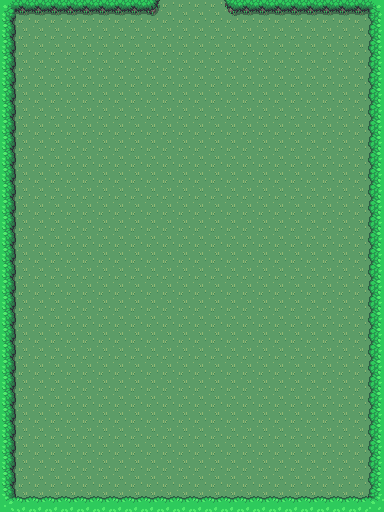

Tiled map render using the project's own tile images. Description and the whole map definition, tile-layer contents included, below:
An orthogonal 24x32 tile map with 16x16 px tiles, 4 tile layers (ground, roads, fence, decor) and 1 object.

<map version="1.10" tiledversion="1.11.2" orientation="orthogonal" renderorder="right-down" width="24" height="32" tilewidth="16" tileheight="16" infinite="0" nextlayerid="6" nextobjectid="2">
 <editorsettings>
  <chunksize width="32" height="32" />
 </editorsettings>
 <tileset firstgid="1" source="../Tilesets/kelias.tsx" />
 <layer id="1" name="ground" width="24" height="32">
  <data encoding="csv">
1,1,1,1,1,1,1,1,1,1,1,1,1,1,1,1,1,1,1,1,1,1,1,1,
1,1,1,1,1,1,1,1,1,1,1,1,1,1,1,1,1,1,1,1,1,1,1,1,
1,1,1,1,1,1,1,1,1,1,1,1,1,1,1,1,1,1,1,1,1,1,1,1,
1,1,1,1,1,1,1,1,1,1,1,1,1,1,1,1,1,1,1,1,1,1,1,1,
1,1,1,1,1,1,1,1,1,1,1,1,1,1,1,1,1,1,1,1,1,1,1,1,
1,1,1,1,1,1,1,1,1,1,1,1,1,1,1,1,1,1,1,1,1,1,1,1,
1,1,1,1,1,1,1,1,1,1,1,1,1,1,1,1,1,1,1,1,1,1,1,1,
1,1,1,1,1,1,1,1,1,1,1,1,1,1,1,1,1,1,1,1,1,1,1,1,
1,1,1,1,1,1,1,1,1,1,1,1,1,1,1,1,1,1,1,1,1,1,1,1,
1,1,1,1,1,1,1,1,1,1,1,1,1,1,1,1,1,1,1,1,1,1,1,1,
1,1,1,1,1,1,1,1,1,1,1,1,1,1,1,1,1,1,1,1,1,1,1,1,
1,1,1,1,1,1,1,1,1,1,1,1,1,1,1,1,1,1,1,1,1,1,1,1,
1,1,1,1,1,1,1,1,1,1,1,1,1,1,1,1,1,1,1,1,1,1,1,1,
1,1,1,1,1,1,1,1,1,1,1,1,1,1,1,1,1,1,1,1,1,1,1,1,
1,1,1,1,1,1,1,1,1,1,1,1,1,1,1,1,1,1,1,1,1,1,1,1,
1,1,1,1,1,1,1,1,1,1,1,1,1,1,1,1,1,1,1,1,1,1,1,1,
1,1,1,1,1,1,1,1,1,1,1,1,1,1,1,1,1,1,1,1,1,1,1,1,
1,1,1,1,1,1,1,1,1,1,1,1,1,1,1,1,1,1,1,1,1,1,1,1,
1,1,1,1,1,1,1,1,1,1,1,1,1,1,1,1,1,1,1,1,1,1,1,1,
1,1,1,1,1,1,1,1,1,1,1,1,1,1,1,1,1,1,1,1,1,1,1,1,
1,1,1,1,1,1,1,1,1,1,1,1,1,1,1,1,1,1,1,1,1,1,1,1,
1,1,1,1,1,1,1,1,1,1,1,1,1,1,1,1,1,1,1,1,1,1,1,1,
1,1,1,1,1,1,1,1,1,1,1,1,1,1,1,1,1,1,1,1,1,1,1,1,
1,1,1,1,1,1,1,1,1,1,1,1,1,1,1,1,1,1,1,1,1,1,1,1,
1,1,1,1,1,1,1,1,1,1,1,1,1,1,1,1,1,1,1,1,1,1,1,1,
1,1,1,1,1,1,1,1,1,1,1,1,1,1,1,1,1,1,1,1,1,1,1,1,
1,1,1,1,1,1,1,1,1,1,1,1,1,1,1,1,1,1,1,1,1,1,1,1,
1,1,1,1,1,1,1,1,1,1,1,1,1,1,1,1,1,1,1,1,1,1,1,1,
1,1,1,1,1,1,1,1,1,1,1,1,1,1,1,1,1,1,1,1,1,1,1,1,
1,1,1,1,1,1,1,1,1,1,1,1,1,1,1,1,1,1,1,1,1,1,1,1,
1,1,1,1,1,1,1,1,1,1,1,1,1,1,1,1,1,1,1,1,1,1,1,1,
1,1,1,1,1,1,1,1,1,1,1,1,1,1,1,1,1,1,1,1,1,1,1,1
</data>
 </layer>
 <layer id="2" name="roads" width="24" height="32">
  <data encoding="csv">
0,0,0,0,0,0,0,0,0,0,0,0,0,0,0,0,0,0,0,0,0,0,0,0,
0,0,0,0,0,0,0,0,0,0,0,0,0,0,0,0,0,0,0,0,0,0,0,0,
0,0,0,0,0,0,0,0,0,0,0,0,0,0,0,0,0,0,0,0,0,0,0,0,
0,0,0,0,0,0,0,0,0,0,0,0,0,0,0,0,0,0,0,0,0,0,0,0,
0,0,0,0,0,0,0,0,0,0,0,0,0,0,0,0,0,0,0,0,0,0,0,0,
0,0,0,0,0,0,0,0,0,0,0,0,0,0,0,0,0,0,0,0,0,0,0,0,
0,0,0,0,0,0,0,0,0,0,0,0,0,0,0,0,0,0,0,0,0,0,0,0,
0,0,0,0,0,0,0,0,0,0,0,0,0,0,0,0,0,0,0,0,0,0,0,0,
0,0,0,0,0,0,0,0,0,0,0,0,0,0,0,0,0,0,0,0,0,0,0,0,
0,0,0,0,0,0,0,0,0,0,0,0,0,0,0,0,0,0,0,0,0,0,0,0,
0,0,0,0,0,0,0,0,0,0,0,0,0,0,0,0,0,0,0,0,0,0,0,0,
0,0,0,0,0,0,0,0,0,0,0,0,0,0,0,0,0,0,0,0,0,0,0,0,
0,0,0,0,0,0,0,0,0,0,0,0,0,0,0,0,0,0,0,0,0,0,0,0,
0,0,0,0,0,0,0,0,0,0,0,0,0,0,0,0,0,0,0,0,0,0,0,0,
0,0,0,0,0,0,0,0,0,0,0,0,0,0,0,0,0,0,0,0,0,0,0,0,
0,0,0,0,0,0,0,0,0,0,0,0,0,0,0,0,0,0,0,0,0,0,0,0,
0,0,0,0,0,0,0,0,0,0,0,0,0,0,0,0,0,0,0,0,0,0,0,0,
0,0,0,0,0,0,0,0,0,0,0,0,0,0,0,0,0,0,0,0,0,0,0,0,
0,0,0,0,0,0,0,0,0,0,0,0,0,0,0,0,0,0,0,0,0,0,0,0,
0,0,0,0,0,0,0,0,0,0,0,0,0,0,0,0,0,0,0,0,0,0,0,0,
0,0,0,0,0,0,0,0,0,0,0,0,0,0,0,0,0,0,0,0,0,0,0,0,
0,0,0,0,0,0,0,0,0,0,0,0,0,0,0,0,0,0,0,0,0,0,0,0,
0,0,0,0,0,0,0,0,0,0,0,0,0,0,0,0,0,0,0,0,0,0,0,0,
0,0,0,0,0,0,0,0,0,0,0,0,0,0,0,0,0,0,0,0,0,0,0,0,
0,0,0,0,0,0,0,0,0,0,0,0,0,0,0,0,0,0,0,0,0,0,0,0,
0,0,0,0,0,0,0,0,0,0,0,0,0,0,0,0,0,0,0,0,0,0,0,0,
0,0,0,0,0,0,0,0,0,0,0,0,0,0,0,0,0,0,0,0,0,0,0,0,
0,0,0,0,0,0,0,0,0,0,0,0,0,0,0,0,0,0,0,0,0,0,0,0,
0,0,0,0,0,0,0,0,0,0,0,0,0,0,0,0,0,0,0,0,0,0,0,0,
0,0,0,0,0,0,0,0,0,0,0,0,0,0,0,0,0,0,0,0,0,0,0,0,
0,0,0,0,0,0,0,0,0,0,0,0,0,0,0,0,0,0,0,0,0,0,0,0,
0,0,0,0,0,0,0,0,0,0,0,0,0,0,0,0,0,0,0,0,0,0,0,0
</data>
 </layer>
 <layer id="3" name="fence" width="24" height="32">
  <data encoding="csv">
1221,1222,1222,1222,1222,1222,1222,1222,1222,1095,0,0,0,0,1094,1222,1222,1222,1222,1222,1222,1222,1222,1220,
1160,0,0,0,0,0,0,0,0,0,0,0,0,0,0,0,0,0,0,0,0,0,0,1159,
1160,0,0,0,0,0,0,0,0,0,0,0,0,0,0,0,0,0,0,0,0,0,0,1159,
1160,0,0,0,0,0,0,0,0,0,0,0,0,0,0,0,0,0,0,0,0,0,0,1159,
1160,0,0,0,0,0,0,0,0,0,0,0,0,0,0,0,0,0,0,0,0,0,0,1159,
1160,0,0,0,0,0,0,0,0,0,0,0,0,0,0,0,0,0,0,0,0,0,0,1159,
1160,0,0,0,0,0,0,0,0,0,0,0,0,0,0,0,0,0,0,0,0,0,0,1159,
1160,0,0,0,0,0,0,0,0,0,0,0,0,0,0,0,0,0,0,0,0,0,0,1159,
1160,0,0,0,0,0,0,0,0,0,0,0,0,0,0,0,0,0,0,0,0,0,0,1159,
1160,0,0,0,0,0,0,0,0,0,0,0,0,0,0,0,0,0,0,0,0,0,0,1159,
1160,0,0,0,0,0,0,0,0,0,0,0,0,0,0,0,0,0,0,0,0,0,0,1159,
1160,0,0,0,0,0,0,0,0,0,0,0,0,0,0,0,0,0,0,0,0,0,0,1159,
1160,0,0,0,0,0,0,0,0,0,0,0,0,0,0,0,0,0,0,0,0,0,0,1159,
1160,0,0,0,0,0,0,0,0,0,0,0,0,0,0,0,0,0,0,0,0,0,0,1159,
1160,0,0,0,0,0,0,0,0,0,0,0,0,0,0,0,0,0,0,0,0,0,0,1159,
1160,0,0,0,0,0,0,0,0,0,0,0,0,0,0,0,0,0,0,0,0,0,0,1159,
1160,0,0,0,0,0,0,0,0,0,0,0,0,0,0,0,0,0,0,0,0,0,0,1159,
1160,0,0,0,0,0,0,0,0,0,0,0,0,0,0,0,0,0,0,0,0,0,0,1159,
1160,0,0,0,0,0,0,0,0,0,0,0,0,0,0,0,0,0,0,0,0,0,0,1159,
1160,0,0,0,0,0,0,0,0,0,0,0,0,0,0,0,0,0,0,0,0,0,0,1159,
1160,0,0,0,0,0,0,0,0,0,0,0,0,0,0,0,0,0,0,0,0,0,0,1159,
1160,0,0,0,0,0,0,0,0,0,0,0,0,0,0,0,0,0,0,0,0,0,0,1159,
1160,0,0,0,0,0,0,0,0,0,0,0,0,0,0,0,0,0,0,0,0,0,0,1159,
1160,0,0,0,0,0,0,0,0,0,0,0,0,0,0,0,0,0,0,0,0,0,0,1159,
1160,0,0,0,0,0,0,0,0,0,0,0,0,0,0,0,0,0,0,0,0,0,0,1159,
1160,0,0,0,0,0,0,0,0,0,0,0,0,0,0,0,0,0,0,0,0,0,0,1159,
1160,0,0,0,0,0,0,0,0,0,0,0,0,0,0,0,0,0,0,0,0,0,0,1159,
1160,0,0,0,0,0,0,0,0,0,0,0,0,0,0,0,0,0,0,0,0,0,0,1159,
1160,0,0,0,0,0,0,0,0,0,0,0,0,0,0,0,0,0,0,0,0,0,0,1159,
1160,0,0,0,0,0,0,0,0,0,0,0,0,0,0,0,0,0,0,0,0,0,0,1159,
1160,0,0,0,0,0,0,0,0,0,0,0,0,0,0,0,0,0,0,0,0,0,0,1159,
1029,1158,1158,1158,1158,1158,1158,1158,1158,1158,1158,1158,1158,1158,1158,1158,1158,1158,1158,1158,1158,1158,1158,1028
</data>
 </layer>
 <layer id="4" name="decor" width="24" height="32">
  <data encoding="csv">
0,0,0,0,0,0,0,0,0,0,0,0,0,0,0,0,0,0,0,0,0,0,0,0,
0,0,0,0,0,0,0,0,0,0,0,0,0,0,0,0,0,0,0,0,0,0,0,0,
0,0,0,0,0,0,0,0,0,0,0,0,0,0,0,0,0,0,0,0,0,0,0,0,
0,0,0,0,0,0,0,0,0,0,0,0,0,0,0,0,0,0,0,0,0,0,0,0,
0,0,0,0,0,0,0,0,0,0,0,0,0,0,0,0,0,0,0,0,0,0,0,0,
0,0,0,0,0,0,0,0,0,0,0,0,0,0,0,0,0,0,0,0,0,0,0,0,
0,0,0,0,0,0,0,0,0,0,0,0,0,0,0,0,0,0,0,0,0,0,0,0,
0,0,0,0,0,0,0,0,0,0,0,0,0,0,0,0,0,0,0,0,0,0,0,0,
0,0,0,0,0,0,0,0,0,0,0,0,0,0,0,0,0,0,0,0,0,0,0,0,
0,0,0,0,0,0,0,0,0,0,0,0,0,0,0,0,0,0,0,0,0,0,0,0,
0,0,0,0,0,0,0,0,0,0,0,0,0,0,0,0,0,0,0,0,0,0,0,0,
0,0,0,0,0,0,0,0,0,0,0,0,0,0,0,0,0,0,0,0,0,0,0,0,
0,0,0,0,0,0,0,0,0,0,0,0,0,0,0,0,0,0,0,0,0,0,0,0,
0,0,0,0,0,0,0,0,0,0,0,0,0,0,0,0,0,0,0,0,0,0,0,0,
0,0,0,0,0,0,0,0,0,0,0,0,0,0,0,0,0,0,0,0,0,0,0,0,
0,0,0,0,0,0,0,0,0,0,0,0,0,0,0,0,0,0,0,0,0,0,0,0,
0,0,0,0,0,0,0,0,0,0,0,0,0,0,0,0,0,0,0,0,0,0,0,0,
0,0,0,0,0,0,0,0,0,0,0,0,0,0,0,0,0,0,0,0,0,0,0,0,
0,0,0,0,0,0,0,0,0,0,0,0,0,0,0,0,0,0,0,0,0,0,0,0,
0,0,0,0,0,0,0,0,0,0,0,0,0,0,0,0,0,0,0,0,0,0,0,0,
0,0,0,0,0,0,0,0,0,0,0,0,0,0,0,0,0,0,0,0,0,0,0,0,
0,0,0,0,0,0,0,0,0,0,0,0,0,0,0,0,0,0,0,0,0,0,0,0,
0,0,0,0,0,0,0,0,0,0,0,0,0,0,0,0,0,0,0,0,0,0,0,0,
0,0,0,0,0,0,0,0,0,0,0,0,0,0,0,0,0,0,0,0,0,0,0,0,
0,0,0,0,0,0,0,0,0,0,0,0,0,0,0,0,0,0,0,0,0,0,0,0,
0,0,0,0,0,0,0,0,0,0,0,0,0,0,0,0,0,0,0,0,0,0,0,0,
0,0,0,0,0,0,0,0,0,0,0,0,0,0,0,0,0,0,0,0,0,0,0,0,
0,0,0,0,0,0,0,0,0,0,0,0,0,0,0,0,0,0,0,0,0,0,0,0,
0,0,0,0,0,0,0,0,0,0,0,0,0,0,0,0,0,0,0,0,0,0,0,0,
0,0,0,0,0,0,0,0,0,0,0,0,0,0,0,0,0,0,0,0,0,0,0,0,
0,0,0,0,0,0,0,0,0,0,0,0,0,0,0,0,0,0,0,0,0,0,0,0,
0,0,0,0,0,0,0,0,0,0,0,0,0,0,0,0,0,0,0,0,0,0,0,0
</data>
 </layer>
 <objectgroup id="5" name="objects">
  <object id="1" x="160.092" y="0.12545" width="63.8985" height="15.8116">
   <properties>
    <property name="Name" value="top" />
    <property name="Type" value="entrance" />
   </properties>
  </object>
 </objectgroup>
</map>
